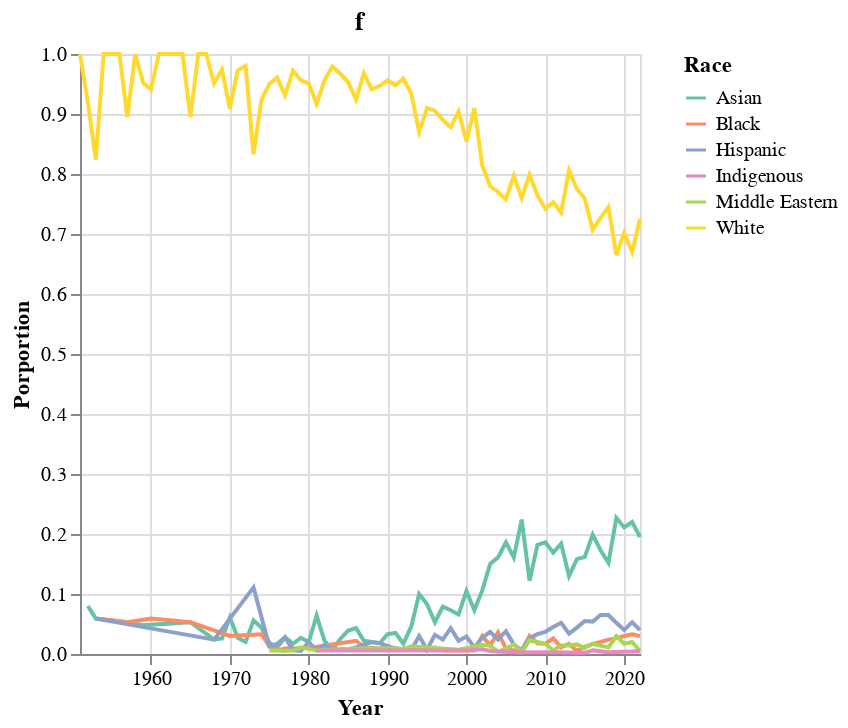

Here is the notebook cell this chart was saved with:
### Code cell
race_prop_chart = alt.Chart(race_ts).mark_line().encode(
    x = alt.X(
        'year',
        title = 'Year',
    ),
    y = alt.Y(
        'prop',
        title = 'Porportion',
    ),
    color = alt.Color(
        'racepred',
        title = 'Race',
        scale=alt.Scale(domain=unique_races,
                      range=race_colors)
    )
).properties(
    title = 'f',
    height=300,
    width=280
)

race_prop_chart

### Figure 1 — Vega-Lite specification as saved in the notebook (floating-point values rounded to 4 significant figures; data arrays with more than 128 entries replaced by an {"elided": "..."} marker saying what was removed)
{"config": {"view": {"continuousWidth": 400, "continuousHeight": 300}}, "data": {"name": "data-6edd26473e9f42f895ea251a62327936"}, "mark": "line", "encoding": {"color": {"field": "racepred", "scale": {"domain": ["Asian", "Black", "Hispanic", "Indigenous", "Middle Eastern", "White"], "range": ["#66c2a5", "#fc8d62", "#8da0cb", "#e78ac3", "#a6d854", "#ffd92f"]}, "title": "Race", "type": "nominal"}, "x": {"field": "year", "title": "Year", "type": "temporal"}, "y": {"field": "prop", "title": "Porportion", "type": "quantitative"}}, "height": 300, "title": "f", "width": 280, "$schema": "https://vega.github.io/schema/vega-lite/v4.17.0.json", "datasets": {"data-6edd26473e9f42f895ea251a62327936": {"elided": "271 records"}}}
